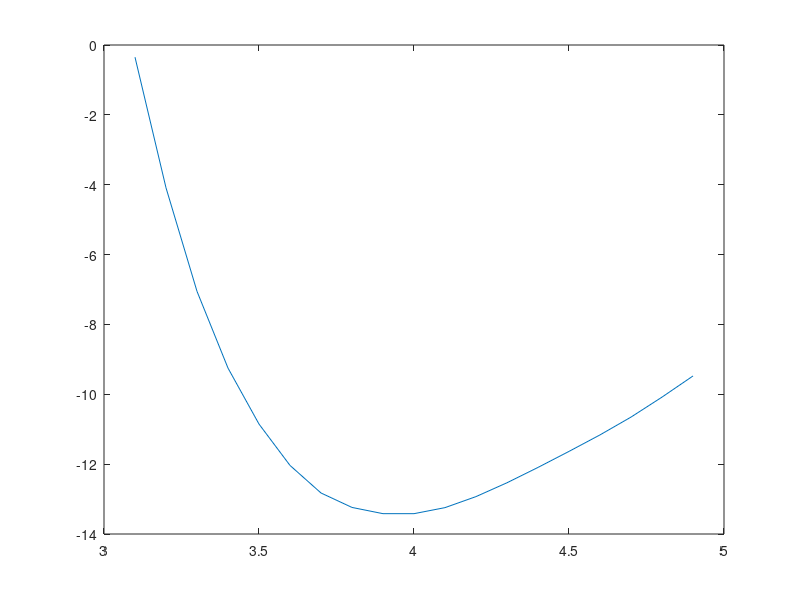

Source code (MATLAB):
%% MS Lab2
clear; clc; close all;

%% Tutorial 2
a = [3.0 3.1 3.2 3.3 3.4 3.5 3.6 3.7 3.8 3.9 4.0...
    4.1 4.2 4.3 4.4 4.5 4.6 4.7 4.8 4.9 5.0];
Etot = [-0.349063127438108;
-4.08772209644045;
-7.05239777384006;
-9.24996862294402;
-10.8526701493103;
-12.0363782859575;
-12.8258245727982;
-13.2394307852542;
-13.4177872966399;
-13.4179451763361;
-13.2449881441355;
-12.9291989495811;
-12.5330361333102;
-12.0937632839879;
-11.634992706341;
-11.1627859324479;
-10.6530850882936;
-10.0811626336944;
-9.47540967050678].';

a = a(2:20);
[Emin,Ei] = min(Etot);
disp('equlibrium lattice parameter (Ang)')
disp(a(Ei))

plot(a,Etot)

